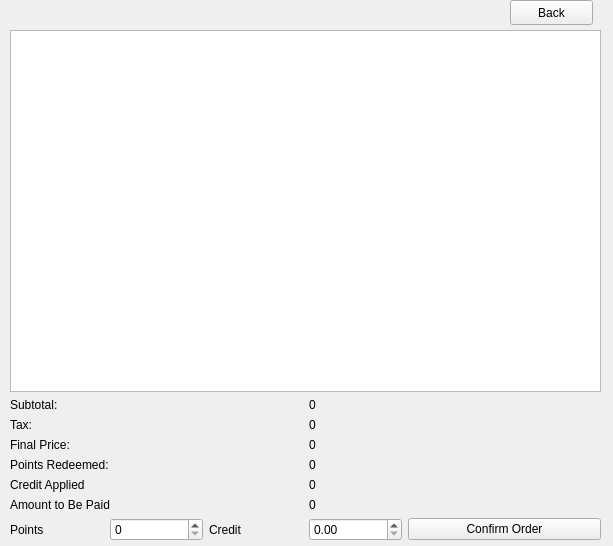
<?xml version="1.0" encoding="UTF-8"?>
<ui version="4.0">
 <class>Form</class>
 <widget class="QWidget" name="Form">
  <property name="geometry">
   <rect>
    <x>0</x>
    <y>0</y>
    <width>613</width>
    <height>546</height>
   </rect>
  </property>
  <property name="windowTitle">
   <string>Form</string>
  </property>
  <widget class="QPushButton" name="pushButton_2">
   <property name="geometry">
    <rect>
     <x>510</x>
     <y>0</y>
     <width>83</width>
     <height>25</height>
    </rect>
   </property>
   <property name="text">
    <string>Back</string>
   </property>
  </widget>
  <widget class="QWidget" name="">
   <property name="geometry">
    <rect>
     <x>10</x>
     <y>30</y>
     <width>591</width>
     <height>511</height>
    </rect>
   </property>
   <layout class="QVBoxLayout" name="verticalLayout_4">
    <item>
     <layout class="QVBoxLayout" name="verticalLayout_3">
      <item>
       <widget class="QTableWidget" name="tableWidget"/>
      </item>
      <item>
       <layout class="QHBoxLayout" name="horizontalLayout">
        <item>
         <layout class="QVBoxLayout" name="verticalLayout">
          <item>
           <widget class="QLabel" name="label">
            <property name="text">
             <string>Subtotal:</string>
            </property>
           </widget>
          </item>
          <item>
           <widget class="QLabel" name="label_2">
            <property name="text">
             <string>Tax:</string>
            </property>
           </widget>
          </item>
          <item>
           <widget class="QLabel" name="label_4">
            <property name="text">
             <string>Final Price:</string>
            </property>
           </widget>
          </item>
          <item>
           <widget class="QLabel" name="label_3">
            <property name="text">
             <string>Points Redeemed:</string>
            </property>
           </widget>
          </item>
          <item>
           <widget class="QLabel" name="label_6">
            <property name="text">
             <string>Credit Applied</string>
            </property>
           </widget>
          </item>
          <item>
           <widget class="QLabel" name="label_5">
            <property name="text">
             <string>Amount to Be Paid</string>
            </property>
           </widget>
          </item>
         </layout>
        </item>
        <item>
         <layout class="QVBoxLayout" name="verticalLayout_2">
          <item>
           <widget class="QLabel" name="Subtotal">
            <property name="text">
             <string>0</string>
            </property>
           </widget>
          </item>
          <item>
           <widget class="QLabel" name="Tax">
            <property name="text">
             <string>0</string>
            </property>
           </widget>
          </item>
          <item>
           <widget class="QLabel" name="FinalPrice">
            <property name="text">
             <string>0</string>
            </property>
           </widget>
          </item>
          <item>
           <widget class="QLabel" name="PointsRedeemed">
            <property name="text">
             <string>0</string>
            </property>
           </widget>
          </item>
          <item>
           <widget class="QLabel" name="CreditApplied">
            <property name="text">
             <string>0</string>
            </property>
           </widget>
          </item>
          <item>
           <widget class="QLabel" name="AmountToBePaid">
            <property name="text">
             <string>0</string>
            </property>
           </widget>
          </item>
         </layout>
        </item>
       </layout>
      </item>
     </layout>
    </item>
    <item>
     <layout class="QHBoxLayout" name="horizontalLayout_4">
      <item>
       <layout class="QHBoxLayout" name="horizontalLayout_2">
        <item>
         <widget class="QLabel" name="label_7">
          <property name="text">
           <string>Points</string>
          </property>
         </widget>
        </item>
        <item>
         <widget class="QSpinBox" name="spinBox"/>
        </item>
       </layout>
      </item>
      <item>
       <layout class="QHBoxLayout" name="horizontalLayout_3">
        <item>
         <widget class="QLabel" name="label_8">
          <property name="text">
           <string>Credit</string>
          </property>
         </widget>
        </item>
        <item>
         <widget class="QDoubleSpinBox" name="doubleSpinBox"/>
        </item>
       </layout>
      </item>
      <item>
       <widget class="QPushButton" name="pushButton">
        <property name="text">
         <string>Confirm Order</string>
        </property>
       </widget>
      </item>
     </layout>
    </item>
   </layout>
  </widget>
 </widget>
 <resources/>
 <connections/>
</ui>
